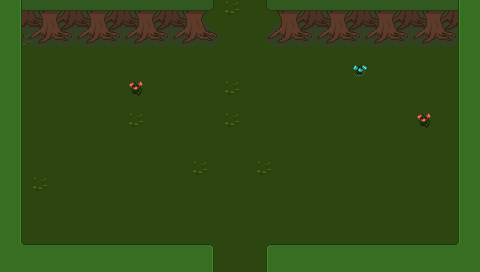

Rendered tile map (Tiled .tmx) drawn with the repository's tilesets; below, a short description and the full map source, tile grids included:
An orthogonal 30x17 tile map with 16x16 px tiles, 3 tile layers (Base, Ground, Upper) and 7 objects (2x Entrance, 2x SpawnPoint, 2x CombatStart, ResourceSpawn).

<map version="1.4" tiledversion="1.4.1" orientation="orthogonal" renderorder="right-down" width="30" height="17" tilewidth="16" tileheight="16" infinite="0" nextlayerid="23" nextobjectid="57">
 <properties>
  <property name="ActiveSpawn" type="int" value="2" />
  <property name="Outside" type="bool" value="false" />
  <property name="ResourcesMinMax" value="30-60" />
 </properties>
 <tileset firstgid="1" source="../Tilesets/tilesetManorGrounds.tsx" />
 <layer id="19" name="Base" width="30" height="17">
  <data encoding="csv">
246,289,289,27,27,205,27,289,27,289,283,289,27,289,283,289,27,27,205,205,205,289,289,27,205,205,289,289,205,246,
246,27,289,289,205,289,27,205,205,289,27,27,205,205,27,289,27,289,289,27,27,205,289,27,205,27,289,205,27,246,
246,283,27,27,27,205,205,205,205,289,289,205,205,27,289,27,289,27,205,289,27,205,27,27,205,27,289,27,205,246,
246,27,289,27,27,27,27,289,289,205,205,289,205,205,205,289,205,27,289,289,205,27,205,205,27,27,289,27,27,246,
246,27,27,27,27,27,27,27,289,205,205,289,289,27,205,289,205,27,27,27,205,205,36,27,27,289,27,289,27,246,
289,27,289,205,289,27,205,289,77,27,289,205,205,205,283,289,289,27,289,289,27,289,205,27,205,289,27,27,205,205,
205,27,289,205,27,27,27,289,27,27,27,27,205,289,27,289,289,205,205,289,205,205,27,27,205,289,205,289,27,27,
27,289,289,27,27,289,289,289,283,205,289,27,205,205,283,289,205,205,205,205,27,205,27,205,27,27,77,27,289,289,
205,205,205,27,27,27,27,289,289,27,205,205,205,27,205,27,27,205,27,289,289,205,27,289,27,289,27,205,289,36,
289,27,205,27,289,205,27,27,205,205,289,205,289,205,289,289,289,27,205,205,289,289,27,289,205,27,27,289,27,27,
246,27,205,205,27,289,27,205,27,205,205,205,283,205,289,27,283,205,205,27,205,205,289,289,205,27,27,27,27,246,
246,27,283,289,205,289,27,27,289,27,289,205,27,27,289,205,27,205,27,289,27,27,205,27,289,205,205,27,27,246,
246,27,27,289,205,289,289,289,289,27,205,289,289,27,27,205,27,205,289,27,27,27,205,27,289,289,27,27,27,246,
246,27,205,289,27,27,205,205,27,27,289,289,289,289,289,289,205,289,205,205,27,205,205,205,27,289,289,205,27,246,
246,27,27,289,289,27,27,205,289,205,205,205,289,289,205,205,27,205,27,289,27,205,27,289,27,205,27,289,27,246,
246,27,289,205,27,289,27,27,289,205,289,289,289,289,27,289,27,205,205,27,205,289,205,205,27,289,27,289,27,246,
246,246,246,246,246,246,246,246,246,246,246,246,246,27,289,27,27,246,246,246,246,246,246,246,246,246,246,246,246,246
</data>
 </layer>
 <layer id="20" name="Ground" width="30" height="17">
  <data encoding="csv">
41,222,223,221,222,223,221,222,223,221,222,223,224,225,0,0,219,220,221,222,223,221,222,223,221,222,223,221,222,41,
41,247,248,246,247,248,246,247,248,246,247,248,249,250,0,0,244,245,246,247,248,246,247,248,246,247,248,246,247,41,
41,272,273,271,272,273,271,272,273,271,272,273,274,275,0,0,269,270,271,272,273,271,272,273,271,272,273,271,272,41,
41,42,0,0,0,0,0,0,0,0,0,0,0,0,0,0,0,0,0,0,0,0,0,0,0,0,0,0,40,41,
41,42,0,0,0,0,0,0,0,0,0,0,0,0,0,0,0,0,0,0,0,0,0,0,0,0,0,0,40,41,
41,42,0,0,0,0,0,0,0,0,0,0,0,0,0,0,0,0,0,0,0,0,0,0,0,0,0,0,40,41,
41,42,0,0,0,0,0,0,0,0,0,0,0,0,0,0,0,0,0,0,0,0,0,0,0,0,0,0,40,41,
41,42,0,0,0,0,0,0,0,0,0,0,0,0,0,0,0,0,0,0,0,0,0,0,0,0,0,0,40,41,
41,42,0,0,0,0,0,0,0,0,0,0,0,0,0,0,0,0,0,0,0,0,0,0,0,0,0,0,40,41,
41,42,0,0,0,0,0,0,0,0,0,0,0,0,0,0,0,0,0,0,0,0,0,0,0,0,0,0,40,41,
41,42,0,0,0,0,0,0,0,0,0,0,0,0,0,0,0,0,0,0,0,0,0,0,0,0,0,0,40,41,
41,42,0,0,0,0,0,0,0,0,0,0,0,0,0,0,0,0,0,0,0,0,0,0,0,0,0,0,40,41,
41,42,0,0,0,0,0,0,0,0,0,0,0,0,0,0,0,0,0,0,0,0,0,0,0,0,0,0,40,41,
41,42,0,0,0,0,0,0,0,0,0,0,0,0,0,0,0,0,0,0,0,0,0,0,0,0,0,0,40,41,
41,42,0,0,0,0,0,0,0,0,0,0,0,0,0,0,0,0,0,0,0,0,0,0,0,0,0,0,40,41,
41,93,0,0,0,0,0,0,0,0,0,0,0,0,0,0,0,0,0,0,0,0,0,0,0,0,0,0,95,41,
41,41,41,41,41,41,41,41,41,41,41,41,41,42,0,0,40,41,41,41,41,41,41,41,41,41,41,41,41,41
</data>
 </layer>
 <layer id="21" name="Upper" width="30" height="17">
  <data encoding="csv">
0,42,0,0,0,0,0,0,0,0,0,0,0,0,0,0,0,0,0,0,0,0,0,0,0,0,0,0,40,0,
0,42,0,0,0,0,0,0,0,0,0,0,0,0,0,0,0,0,0,0,0,0,0,0,0,0,0,0,40,0,
0,42,0,0,0,0,0,0,0,0,0,0,0,0,0,0,0,0,0,0,0,0,0,0,0,0,0,0,40,0,
0,0,0,0,0,0,0,0,0,0,0,0,0,0,0,0,0,0,0,0,0,0,0,0,0,0,0,0,0,0,
0,0,0,0,0,0,0,0,0,0,0,0,0,0,0,0,0,0,0,0,0,0,0,0,0,0,0,0,0,0,
0,0,0,0,0,0,0,0,0,0,0,0,0,0,0,0,0,0,0,0,0,0,0,0,0,0,0,0,0,0,
0,0,0,0,0,0,0,0,0,0,0,0,0,0,0,0,0,0,0,0,0,0,0,0,0,0,0,0,0,0,
0,0,0,0,0,0,0,0,0,0,0,0,0,0,0,0,0,0,0,0,0,0,0,0,0,0,0,0,0,0,
0,0,0,0,0,0,0,0,0,0,0,0,0,0,0,0,0,0,0,0,0,0,0,0,0,0,0,0,0,0,
0,0,0,0,0,0,0,0,0,0,0,0,0,0,0,0,0,0,0,0,0,0,0,0,0,0,0,0,0,0,
0,0,0,0,0,0,0,0,0,0,0,0,0,0,0,0,0,0,0,0,0,0,0,0,0,0,0,0,0,0,
0,0,0,0,0,0,0,0,0,0,0,0,0,0,0,0,0,0,0,0,0,0,0,0,0,0,0,0,0,0,
0,0,0,0,0,0,0,0,0,0,0,0,0,0,0,0,0,0,0,0,0,0,0,0,0,0,0,0,0,0,
0,0,0,0,0,0,0,0,0,0,0,0,0,0,0,0,0,0,0,0,0,0,0,0,0,0,0,0,0,0,
0,0,0,0,0,0,0,0,0,0,0,0,0,0,0,0,0,0,0,0,0,0,0,0,0,0,0,0,0,0,
0,0,16,16,16,16,16,16,16,16,16,16,16,17,0,0,15,16,16,16,16,16,16,16,16,16,16,16,0,0,
0,0,0,0,0,0,0,0,0,0,0,0,0,0,0,0,0,0,0,0,0,0,0,0,0,0,0,0,0,0
</data>
 </layer>
 <objectgroup id="4" name="Travel">
  <object id="47" name="Entrance" x="208" y="0.618851" width="64" height="4">
   <properties>
    <property name="EntranceDir" value="Down" />
    <property name="Map" value="mapForest_03" />
   </properties>
  </object>
  <object id="48" name="Entrance" x="208" y="268" width="64" height="4">
   <properties>
    <property name="EntranceDir" value="Up" />
    <property name="Map" value="mapForest_11" />
   </properties>
  </object>
 </objectgroup>
 <objectgroup id="5" name="MapObject">
  <object id="40" name="ResourceSpawn" x="96.2798" y="54.0405" width="124.333" height="96.333">
   <properties>
    <property name="Resources" value="20" />
   </properties>
  </object>
  <object id="53" name="SpawnPoint" x="402.666" y="194.75" width="10" height="8.5">
   <properties>
    <property name="SpawnType" value="Forest" />
   </properties>
  </object>
  <object id="54" name="SpawnPoint" x="82.0002" y="179.416" width="10" height="8.5">
   <properties>
    <property name="SpawnType" value="Forest" />
   </properties>
  </object>
 </objectgroup>
 <objectgroup id="6" name="Character">
  <object id="55" name="CombatStart" x="258.083" y="83.7083" width="10.5" height="11.25">
   <properties>
    <property name="Map" value="mapForest_03" />
    <property name="Position" value="SE" />
   </properties>
  </object>
  <object id="56" name="CombatStart" x="210.75" y="197.042" width="10.5" height="11.25">
   <properties>
    <property name="Map" value="mapForest_11" />
    <property name="Position" value="NW" />
   </properties>
  </object>
 </objectgroup>
</map>
